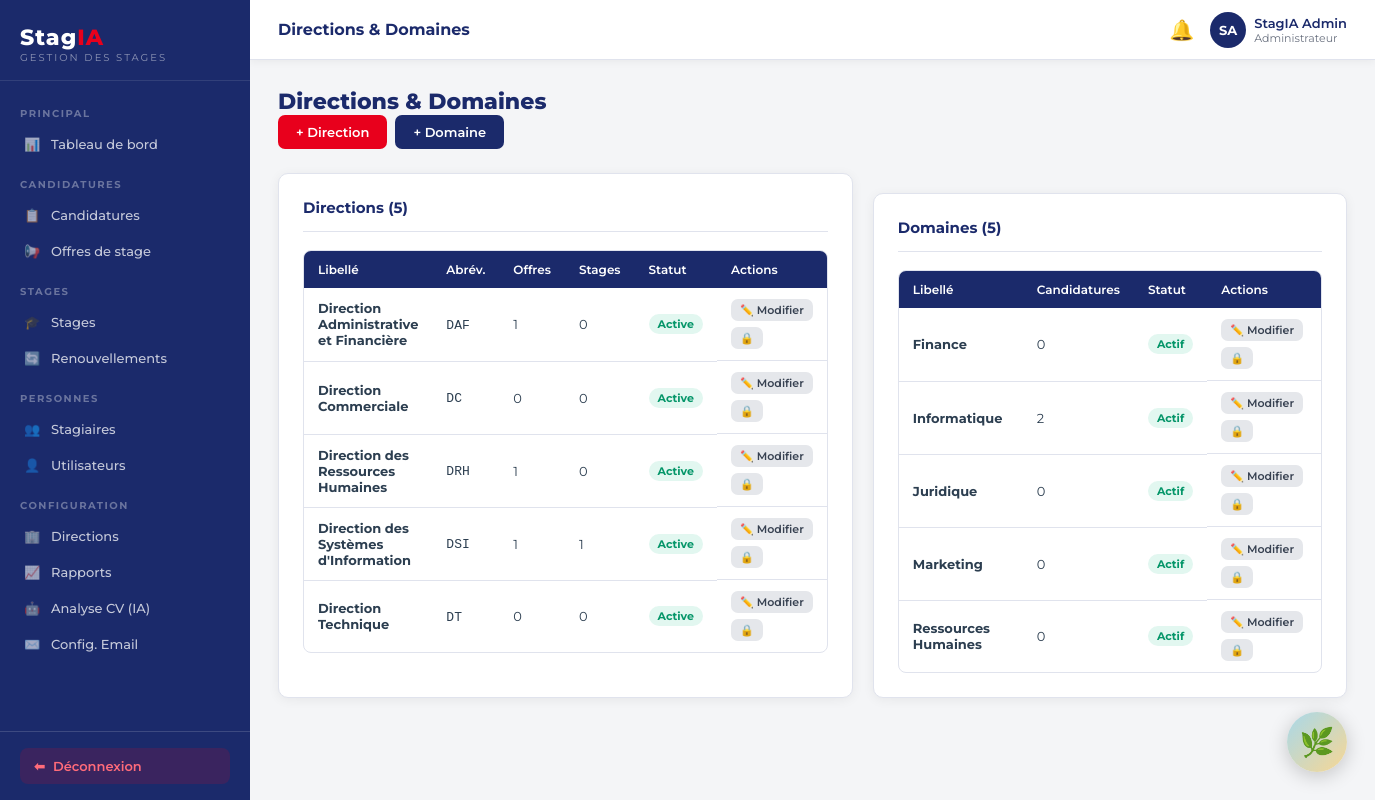
/backoffice.php?page=directions (signed in), run on the app's committed database.
### tables this page shows
CREATE TABLE IF NOT EXISTS directions (
    id INT AUTO_INCREMENT PRIMARY KEY,
    libelle VARCHAR(150) NOT NULL,
    abreviation VARCHAR(20),
    actif TINYINT(1) DEFAULT 1,
    created_at TIMESTAMP DEFAULT CURRENT_TIMESTAMP
);

CREATE TABLE IF NOT EXISTS domaines (
    id INT AUTO_INCREMENT PRIMARY KEY,
    libelle VARCHAR(150) NOT NULL,
    actif TINYINT(1) DEFAULT 1,
    created_at TIMESTAMP DEFAULT CURRENT_TIMESTAMP
);

### backoffice.php (called while the page is built, shortened)
<?php
require_once __DIR__ . '/config.php';
$page = preg_replace('/[^a-zA-Z0-9_\-]/', '', $_GET['page'] ?? 'dashboard');
$file = __DIR__ . "/pages/admin/{$page}.php";
include $file;

### config.php (called while the page is built, shortened)
<?php
function h(string $s): string {
    return htmlspecialchars($s, ENT_QUOTES, 'UTF-8');
}

### pages/admin/directions.php (the view, shortened to what this page needs)
<?php
$pdo = getPDO();
$directions = $pdo->query('SELECT d.*, (SELECT COUNT(*) FROM offres_stage o WHERE o.direction_id = d.id) nb_offres, (SELECT COUNT(*) FROM stages s WHERE s.direction_id = d.id) nb_stages FROM directions d ORDER BY d.libelle')->fetchAll();
$domaines   = $pdo->query('SELECT d.*, (SELECT COUNT(*) FROM candidatures c WHERE c.domaine_id = d.id) nb_cand FROM domaines d ORDER BY d.libelle')->fetchAll();
require __DIR__ . '/../../includes/header.php';
?>
<div class="page-header">
  <h1>Directions &amp; Domaines</h1>
  <div style="display:flex;gap:8px">
    <a href="backoffice.php?page=directions&amp;show=new_dir" class="btn btn-danger">+ Direction</a>
    <a href="backoffice.php?page=directions&amp;show=new_dom" class="btn btn-primary">+ Domaine</a>
  </div>
</div>
<div style="display:grid;grid-template-columns:1fr 1fr;gap:20px">
  <div class="card">
    <div class="card-header">
      <h3 class="card-title">Directions (<?= count($directions) ?>)</h3>
    </div>
    <div class="table-wrap">
      <table>
        <thead>
          <tr>
            <th>Libellé</th><th>Abrév.</th><th>Offres</th><th>Stages</th><th>Statut</th><th>Actions</th>
          </tr>
        </thead>
        <tbody>
          <?php foreach ($directions as $d): ?>
          <tr>
            <td><strong><?= h($d['libelle']) ?></strong></td>
            <td><code><?= h($d['abreviation'] ?? '—') ?></code></td>
            <td><?= (int)$d['nb_offres'] ?></td>
            <td><?= (int)$d['nb_stages'] ?></td>
            <td><?= $d['actif']
              ? '<span class="badge badge-success">Active</span>'
              : '<span class="badge badge-secondary">Inactive</span>' ?></td>
            <td class="td-actions">
              <a href="backoffice.php?page=directions&amp;show=edit_dir&amp;id=<?= (int)$d['id'] ?>"
                 class="btn btn-xs btn-secondary">✏️ Modifier</a>
              <a href="backoffice.php?action=toggle_dir&amp;id=<?= (int)$d['id'] ?>"
                 class="btn btn-xs btn-secondary"><?= $d['actif'] ? '🔒' : '🔓' ?></a>
            </td>
          </tr>
          <?php endforeach; ?>
        </tbody>
      </table>
    </div>
  </div>
  <div class="card">
    <div class="card-header">
      <h3 class="card-title">Domaines (<?= count($domaines) ?>)</h3>
    </div>
    <div class="table-wrap">
      <table>
        <thead>
          <tr>
            <th>Libellé</th><th>Candidatures</th><th>Statut</th><th>Actions</th>
          </tr>
        </thead>
        <tbody>
          <?php foreach ($domaines as $d): ?>
          <tr>
            <td><strong><?= h($d['libelle']) ?></strong></td>
            <td><?= (int)$d['nb_cand'] ?></td>
            <td><?= $d['actif']
              ? '<span class="badge badge-success">Actif</span>'
              : '<span class="badge badge-secondary">Inactif</span>' ?></td>
            <td class="td-actions">
              <a href="backoffice.php?page=directions&amp;show=edit_dom&amp;id=<?= (int)$d['id'] ?>"
                 class="btn btn-xs btn-secondary">✏️ Modifier</a>
              <a href="backoffice.php?action=toggle_dom&amp;id=<?= (int)$d['id'] ?>"
                 class="btn btn-xs btn-secondary"><?= $d['actif'] ? '🔒' : '🔓' ?></a>
            </td>
          </tr>
          <?php endforeach; ?>
        </tbody>
      </table>
    </div>
  </div>
</div>
<?php require __DIR__ . '/../../includes/footer.php'; ?>

### includes/header.php (style rules this page uses)
*,*::before,*::after { box-sizing:border-box;margin:0;padding:0 }
html { font-size:15px }
body { font-family:'Montserrat',sans-serif;background:#f4f5f7;color:#2c3e50;display:flex;min-height:100vh }
:root { --navy:#1b2a6b; --navy-dark:#132050; --navy-light:#2d3f8c; --red:#e8001c; --red-dark:#c0001a; --gray-bg:#f4f5f7; --gray-border:#e0e3ed; --gray-text:#6b7280; --white:#ffffff; --success:#10b981; --warning:#f59e0b; --info:#3b82f6; --sidebar-w:250px; }
.page-header { margin-bottom:24px; }
.page-header h1 { font-size:22px;font-weight:800;color:var(--navy); }
.card { background:#fff;border-radius:10px;padding:24px;box-shadow:0 2px 12px rgba(0,0,0,.06);border:1px solid var(--gray-border); }
.card-header { display:flex;align-items:center;justify-content:space-between;margin-bottom:18px;padding-bottom:14px;border-bottom:1px solid var(--gray-border); }
.card-title { font-size:15px;font-weight:700;color:var(--navy); }
.card + .card { margin-top:20px; }
.btn { display:inline-flex;align-items:center;gap:6px; padding:9px 18px;border-radius:7px; font-size:13px;font-weight:600;font-family:inherit; border:none;cursor:pointer;transition:all .2s; text-decoration:none;white-space:nowrap; }
.btn-primary { background:var(--navy);color:#fff; }
.btn-danger { background:var(--red);color:#fff; }
.btn-secondary { background:#e5e7eb;color:#374151; }
.btn-xs { padding:4px 9px;font-size:11px; }
.badge { display:inline-flex;align-items:center; padding:3px 9px;border-radius:99px; font-size:11px;font-weight:700;white-space:nowrap; }
.badge-success { background:rgba(16,185,129,.12);color:#059669; }
.table-wrap { overflow-x:auto;border-radius:8px;border:1px solid var(--gray-border); }
table { width:100%;border-collapse:collapse;font-size:13px; }
thead th { background:var(--navy);color:#fff;padding:11px 14px;font-weight:600;font-size:12px;text-align:left;white-space:nowrap; }
tbody td { padding:11px 14px;border-bottom:1px solid var(--gray-border);vertical-align:middle; }
tbody tr:last-child td { border-bottom:none; }
.td-actions { display:flex;gap:6px;flex-wrap:wrap; }

### data on the page
directions: libelle "Direction Administrative et Financière", abreviation "DAF", nb_offres "1", nb_stages "0", actif "Active"
directions: libelle "Direction Commerciale", abreviation "DC", nb_offres "0", nb_stages "0", actif "Active"
directions: libelle "Direction des Ressources Humaines", abreviation "DRH", nb_offres "1", nb_stages "0", actif "Active"
directions: libelle "Direction des Systèmes d'Information", abreviation "DSI", nb_offres "1", nb_stages "1", actif "Active"
directions: libelle "Direction Technique", abreviation "DT", nb_offres "0", nb_stages "0", actif "Active"
domaines: libelle "Finance", nb_cand "0", actif "Actif"
domaines: libelle "Informatique", nb_cand "2", actif "Actif"
domaines: libelle "Juridique", nb_cand "0", actif "Actif"
domaines: libelle "Marketing", nb_cand "0", actif "Actif"
domaines: libelle "Ressources Humaines", nb_cand "0", actif "Actif"

### other printed values
STAGIA_PAGE ?: 'StagIA' "Directions & Domaines"
$initiales "SA"
$prenom . ' ' . $nom "StagIA Admin"
$user['role'] "Administrateur"
count($directions) "5"
count($domaines) "5"
